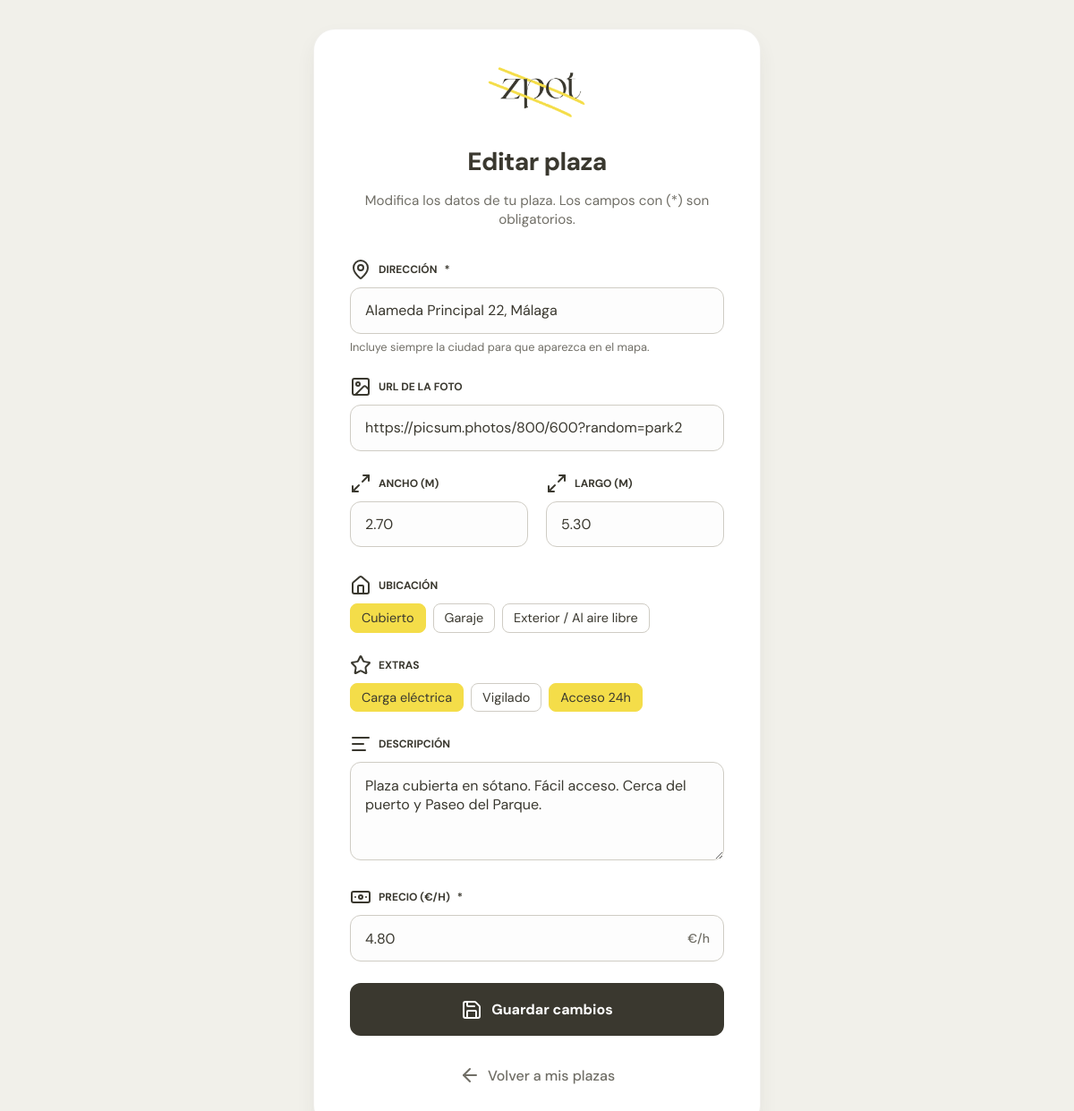
Page /backend/parking/editar_plaza.php?id_plaza=5 (signed in) on the committed database.
### tables this page shows
CREATE TABLE PLAZA (
    ID_plaza    INT           AUTO_INCREMENT PRIMARY KEY,
    DNI         VARCHAR(20),
    Direccion   VARCHAR(200),
    Foto        MEDIUMTEXT,
    Ancho       DECIMAL(5,2),
    Largo       DECIMAL(5,2),
    Descripcion TEXT,
    Escritura   VARCHAR(255),
    Precio      DECIMAL(10,2) NULL,
    Ubicacion   VARCHAR(20)   NULL,
    Extras      VARCHAR(200)  NULL,
    Lat         DECIMAL(10,7) NULL,
    Lng         DECIMAL(10,7) NULL,
    CONSTRAINT fk_plaza_usuario
        FOREIGN KEY (DNI) REFERENCES USUARIO(DNI) ON DELETE CASCADE
);

### backend/parking/editar_plaza.php (the view, shortened to what this page needs)
<?php
require_once '../sesion/conexion.php';
$id_plaza = isset($_GET['id_plaza']) ? (int) $_GET['id_plaza'] : 0;
$dni = $_SESSION['dni'] ?? '';
$stmt = $_conexion->prepare('SELECT * FROM PLAZA WHERE ID_plaza = ? AND DNI = ?');
$stmt->bind_param('is', $id_plaza, $dni);
$stmt->execute();
$plaza = $stmt->get_result()->fetch_assoc();
?>
<!DOCTYPE html>
<html lang="es">
<head>
    <link rel="stylesheet" href="../styles/alta_plaza.css">
</head>
<body class="auth-page">
    <div class="layout">
        <main class="card">
            <div class="logo"><a href="../index.php"><img src="../../frontend/assets/images/logo.png" alt="Zpot"></a></div>
            <h1 class="headline">Editar plaza</h1>
            <p class="support">Modifica los datos de tu plaza. Los campos con (*) son obligatorios.</p>
            <form id="plazaForm" novalidate>
                <div class="form-group">
                    <label for="direccion"><i data-lucide="map-pin"></i> Dirección <span aria-hidden="true">*</span></label>
                    <input type="text" id="direccion" name="direccion" autocomplete="street-address"
                           placeholder="Ej: Calle Larios 2, Málaga" required
                           value="<?php echo htmlspecialchars($plaza['Direccion']); ?>">
                    <span class="field-hint">Incluye siempre la ciudad para que aparezca en el mapa.</span>
                </div>
                <div class="form-group">
                    <label for="foto"><i data-lucide="image"></i>URL de la foto</label>
                    <input type="url" id="foto" name="foto" autocomplete="off" placeholder="https://..."
                           value="<?php echo htmlspecialchars($plaza['Foto'] ?? ''); ?>">
                </div>
                <div class="row-two">
                    <div class="form-group">
                        <label for="ancho"><i data-lucide="maximize-2"></i>Ancho (m)</label>
                        <input type="number" id="ancho" name="ancho" min="0" step="0.01" placeholder="2.5" inputmode="decimal"
                               value="<?php echo $plaza['Ancho'] ?? ''; ?>">
                    </div>
                    <div class="form-group">
                        <label for="largo"><i data-lucide="maximize-2"></i>Largo (m)</label>
                        <input type="number" id="largo" name="largo" min="0" step="0.01" placeholder="5" inputmode="decimal"
                               value="<?php echo $plaza['Largo'] ?? ''; ?>">
                    </div>
                </div>
                <div class="form-group">
                    <label><i data-lucide="home"></i>Ubicación</label>
                    <div class="radio-group">
                        <?php foreach (['cubierto' => 'Cubierto', 'garaje' => 'Garaje', 'exterior' => 'Exterior / Al aire libre'] as $val => $label): ?>
                            <label class="radio-option">
                                <?php echo $label; ?>
                            </label>
                        <?php endforeach; ?>
                    </div>
                </div>
                <div class="form-group">
                    <label><i data-lucide="star"></i>Extras</label>
                    <div class="radio-group">
                        <?php foreach (['ev' => 'Carga eléctrica', 'vigilado' => 'Vigilado', '24h' => 'Acceso 24h'] as $val => $label): ?>
                            <label class="radio-option">
                                <?php echo $label; ?>
                            </label>
                        <?php endforeach; ?>
                    </div>
                </div>
                <div class="form-group">
                    <label for="descripcion"><i data-lucide="align-left"></i>Descripción</label>
                    <textarea id="descripcion" name="descripcion" placeholder="Detalles del aparcamiento, acceso, seguridad..."><?php echo htmlspecialchars($plaza['Descripcion'] ?? ''); ?></textarea>
                </div>
                <div class="form-group">
                    <label for="precio"><i data-lucide="banknote"></i>Precio (€/h) <span aria-hidden="true">*</span></label>
                    <div class="input-with-symbol">
                        <input type="number" id="precio" name="precio" min="0.01" step="0.01" placeholder="4.50" inputmode="decimal" required
                               value="<?php echo $plaza['Precio'] ?? ''; ?>">
                    </div>
                </div>
                <button type="submit" class="btn btn-primary" id="submitBtn">
                    <i data-lucide="save"></i> Guardar cambios
                </button>
            </form>
            <div class="back-link-container">
                <a href="mis_plazas.php" class="back-link"><i data-lucide="arrow-left"></i> Volver a mis plazas</a>
            </div>
        </main>
    </div>
</body>
</html>

### backend/styles/alta_plaza.css (style rules this page uses)
:root { --brand-yellow: #f4dd49; --brand-dark: #3a382f; --brand-grey: #cfccc4; --brand-bg: #f1f0ea; --bg: var(--brand-bg); --card-bg: #ffffff; --text: var(--brand-dark); --text-muted: #706e66; --border: var(--brand-grey); --accent: var(--brand-yellow); --error: #d32f2f; --radius: 12px; --shadow: 0 10px 25px -5px rgba(58, 56, 47, 0.1); }
* { box-sizing: border-box; }
body { margin: 0; min-height: 100vh; font-family: 'DM Sans', -apple-system, sans-serif; color: var(--text); background-color: var(--bg); display: flex; align-items: center; justify-content: center; -webkit-font-smoothing: antialiased; }
.layout { width: 100%; display: flex; justify-content: center; padding: 2rem; }
.card { background: var(--card-bg); width: 100%; max-width: 500px; padding: 2.5rem; border-radius: 24px; box-shadow: var(--shadow); border: 1px solid rgba(207, 204, 196, 0.3); }
.logo { margin-bottom: 1.5rem; text-align: center; }
.logo img { height: 60px; width: auto; }
.headline { font-size: 1.75rem; font-weight: 800; text-align: center; margin: 0 0 0.5rem 0; letter-spacing: -0.02em; }
.support { color: var(--text-muted); font-size: 0.95rem; text-align: center; margin-bottom: 2rem; line-height: 1.4; }
.form-group { margin-bottom: 1.5rem; }
.form-group > label:not(.file-label) { display: flex; align-items: center; gap: 8px; font-size: 0.75rem; font-weight: 700; text-transform: uppercase; color: var(--brand-dark); margin-bottom: 8px; }
.form-group input, .form-group textarea { width: 100%; padding: 0.9rem 1rem; font-family: inherit; font-size: 1rem; background: #fdfdfd; border: 1.5px solid var(--border); border-radius: var(--radius); color: var(--text); transition: all 0.2s ease; }
.form-group textarea { min-height: 110px; resize: vertical; }
.row-two { display: grid; grid-template-columns: 1fr 1fr; gap: 1.25rem; }
.btn-primary { display: flex; align-items: center; justify-content: center; gap: 10px; width: 100%; padding: 1.1rem; background: var(--brand-dark); color: white; font-family: inherit; font-size: 1rem; font-weight: 700; border-radius: var(--radius); cursor: pointer; border: none; transition: all 0.2s ease; }
.input-with-symbol { position: relative; }
.input-with-symbol::after { content: '€/h'; position: absolute; right: 1rem; top: 50%; transform: translateY(-50%); color: var(--text-muted); font-size: 0.875rem; font-weight: 500; pointer-events: none; }
.input-with-symbol input { padding-right: 3.5rem; }
.back-link-container { text-align: center; margin-top: 2rem; }
.back-link { display: inline-flex; align-items: center; gap: 8px; color: var(--text-muted); text-decoration: none; font-size: 1rem; font-weight: 500; transition: all 0.2s ease; }
.radio-group { display: flex; flex-wrap: wrap; gap: 0.5rem; margin-top: 0.25rem; }
.radio-option { display: flex; align-items: center; gap: 0.4rem; padding: 0.4rem 0.75rem; border: 1.5px solid var(--border); border-radius: 8px; cursor: pointer; font-size: 0.9rem; transition: border-color 0.15s, background 0.15s; }
.radio-option:has(input:checked) { border-color: var(--accent); background: var(--accent); }
.field-hint { font-size: 0.8rem; color: var(--text-muted); margin-top: 0.4rem; display: block; }

### rows in the picture
plaza: direccion "Alameda Principal 22, Málaga", foto "https://picsum.photos/800/600?random=park2", ancho "2.70", largo "5.30", descripcion "Plaza cubierta en sótano. Fácil acceso. Cerca del puerto y Paseo del Parque.", precio "4.80"

### other values in the picture
$label "Cubierto"
$label "Garaje"
$label "Exterior / Al aire libre"
$label "Carga eléctrica"
$label "Vigilado"
$label "Acceso 24h"
